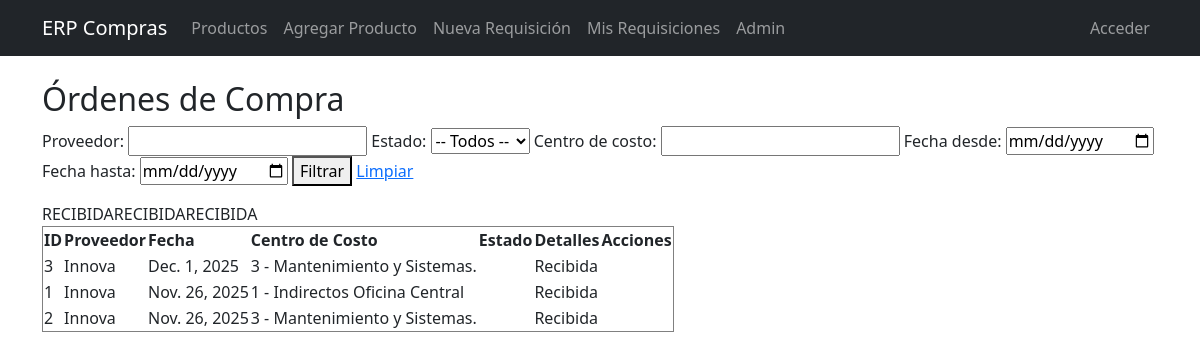
The app's page /ordenes/ (signed in) with its own data.
### compras/models.py (models this page shows, shortened)
class OrdenCompra(models.Model):
    ESTADOS_OC = [
        ("PENDIENTE", "Pendiente"),
        ("RECIBIDA", "Recibida"),
    ]
    fecha = models.DateField()
    proveedor = models.CharField(max_length=100)
    centro_costo = models.ForeignKey('CentroCosto', on_delete=models.CASCADE)
    consecutivo = models.CharField(max_length=50, blank=True)
    fecha_autorizacion = models.DateField(blank=True, null=True)
    condiciones_pago = models.TextField(blank=True)
    condiciones_entrega = models.TextField(blank=True)
    factura_folio = models.CharField(max_length=100, blank=True)
    criterios_aceptacion = models.TextField(blank=True)
    observaciones = models.TextField(blank=True)
    descuento = models.DecimalField(max_digits=10, decimal_places=2, default=0)
    anticipo = models.DecimalField(max_digits=10, decimal_places=2, default=0)
    estado = models.CharField(
        max_length=20,
        choices=ESTADOS_OC,
        default="PENDIENTE",
    )

class CentroCosto(models.Model):
    nombre = models.CharField(max_length=100)
    def __str__(self):
        return self.nombre

### compras/views.py (the view)
# urls.py: path('ordenes/', views.lista_ordenes, name='lista_ordenes'),
@login_required
@user_passes_test(es_compras)
def lista_ordenes(request):
    ordenes = OrdenCompra.objects.all().order_by('-fecha')
    proveedor = request.GET.get('proveedor', '').strip()
    estado = request.GET.get('estado', '').strip()
    fecha_desde = request.GET.get('fecha_desde', '').strip()
    fecha_hasta = request.GET.get('fecha_hasta', '').strip()
    centro_costo = request.GET.get('centro_costo', '').strip()
    if proveedor:
        ordenes = ordenes.filter(proveedor__icontains=proveedor)
    if estado:
        ordenes = ordenes.filter(estado=estado)
    if fecha_desde:
        ordenes = ordenes.filter(fecha__gte=fecha_desde)
    if fecha_hasta:
        ordenes = ordenes.filter(fecha__lte=fecha_hasta)
    if centro_costo:
        ordenes = ordenes.filter(centro_costo__nombre__icontains=centro_costo)
    context = {
        'ordenes': ordenes,
        'f_proveedor': proveedor,
        'f_estado': estado,
        'f_fecha_desde': fecha_desde,
        'f_fecha_hasta': fecha_hasta,
    }
    return render(request, 'compras/lista_ordenes.html', {'ordenes': ordenes})

### compras/views.py (called while the page is built)
def es_compras(user):
    return user.is_staff

### compras/templates/compras/lista_ordenes.html (shortened to what this page needs)
{% extends "compras/base.html" %}
{% block content %}
<h2>Órdenes de Compra</h2>
<form method="get" class="mb-3">
    Proveedor:
    <input type="text" name="proveedor" value="{{ f_proveedor }}">
    Estado:
    <select name="estado">
        <option value="">-- Todos --</option>
    </select>
    Centro de costo:
    <input type="text" name="centro_costo" value="{{ f_centro_costo }}">
    Fecha desde:
    <input type="date" name="fecha_desde" value="{{ f_fecha_desde }}">
    Fecha hasta:
    <input type="date" name="fecha_hasta" value="{{ f_fecha_hasta }}">
    <button type="submit">Filtrar</button>
    <a href="{% url 'lista_ordenes' %}">Limpiar</a>
</form>
<table border="1">
    <tr>
        <th>ID</th>
        <th>Proveedor</th>
        <th>Fecha</th>
        <th>Centro de Costo</th>
        <th>Estado</th>
        <th>Detalles</th>
        <th>Acciones</th>
    </tr>
    {% for orden in ordenes %}
    <tr>
        <td>{{ orden.id }}</td>
        <td>{{ orden.proveedor }}</td>
        <td>{{ orden.fecha }}</td>
        <td>{{ orden.centro_costo }}</td>
        <td>
        </td>
        <td>
            {% if orden.id and orden.estado != "RECIBIDA" %}
                <form method="post" action="{% url 'recibir_orden' orden.id %}">
                    {% csrf_token %}
                    <button type="submit" class="btn btn-sm btn-success">
                        Marcar como recibida
                    </button>
                </form>
            {% elif orden.id %}
                Recibida
            {% else %}
                —
            {% endif %}
        </td>
    </tr>
    {% empty %}
    <tr><td colspan="6">No hay órdenes registradas.</td></tr>
    {% endfor %}
</table>
{% endblock %}

### records on screen
OrdenCompra: id "3", proveedor "Innova", fecha "Dec. 1, 2025", centro_costo "3 - Mantenimiento y Sistemas.", estado "Recibida"
OrdenCompra: id "1", proveedor "Innova", fecha "Nov. 26, 2025", centro_costo "1 - Indirectos Oficina Central", estado "Recibida"
OrdenCompra: id "2", proveedor "Innova", fecha "Nov. 26, 2025", centro_costo "3 - Mantenimiento y Sistemas.", estado "Recibida"
